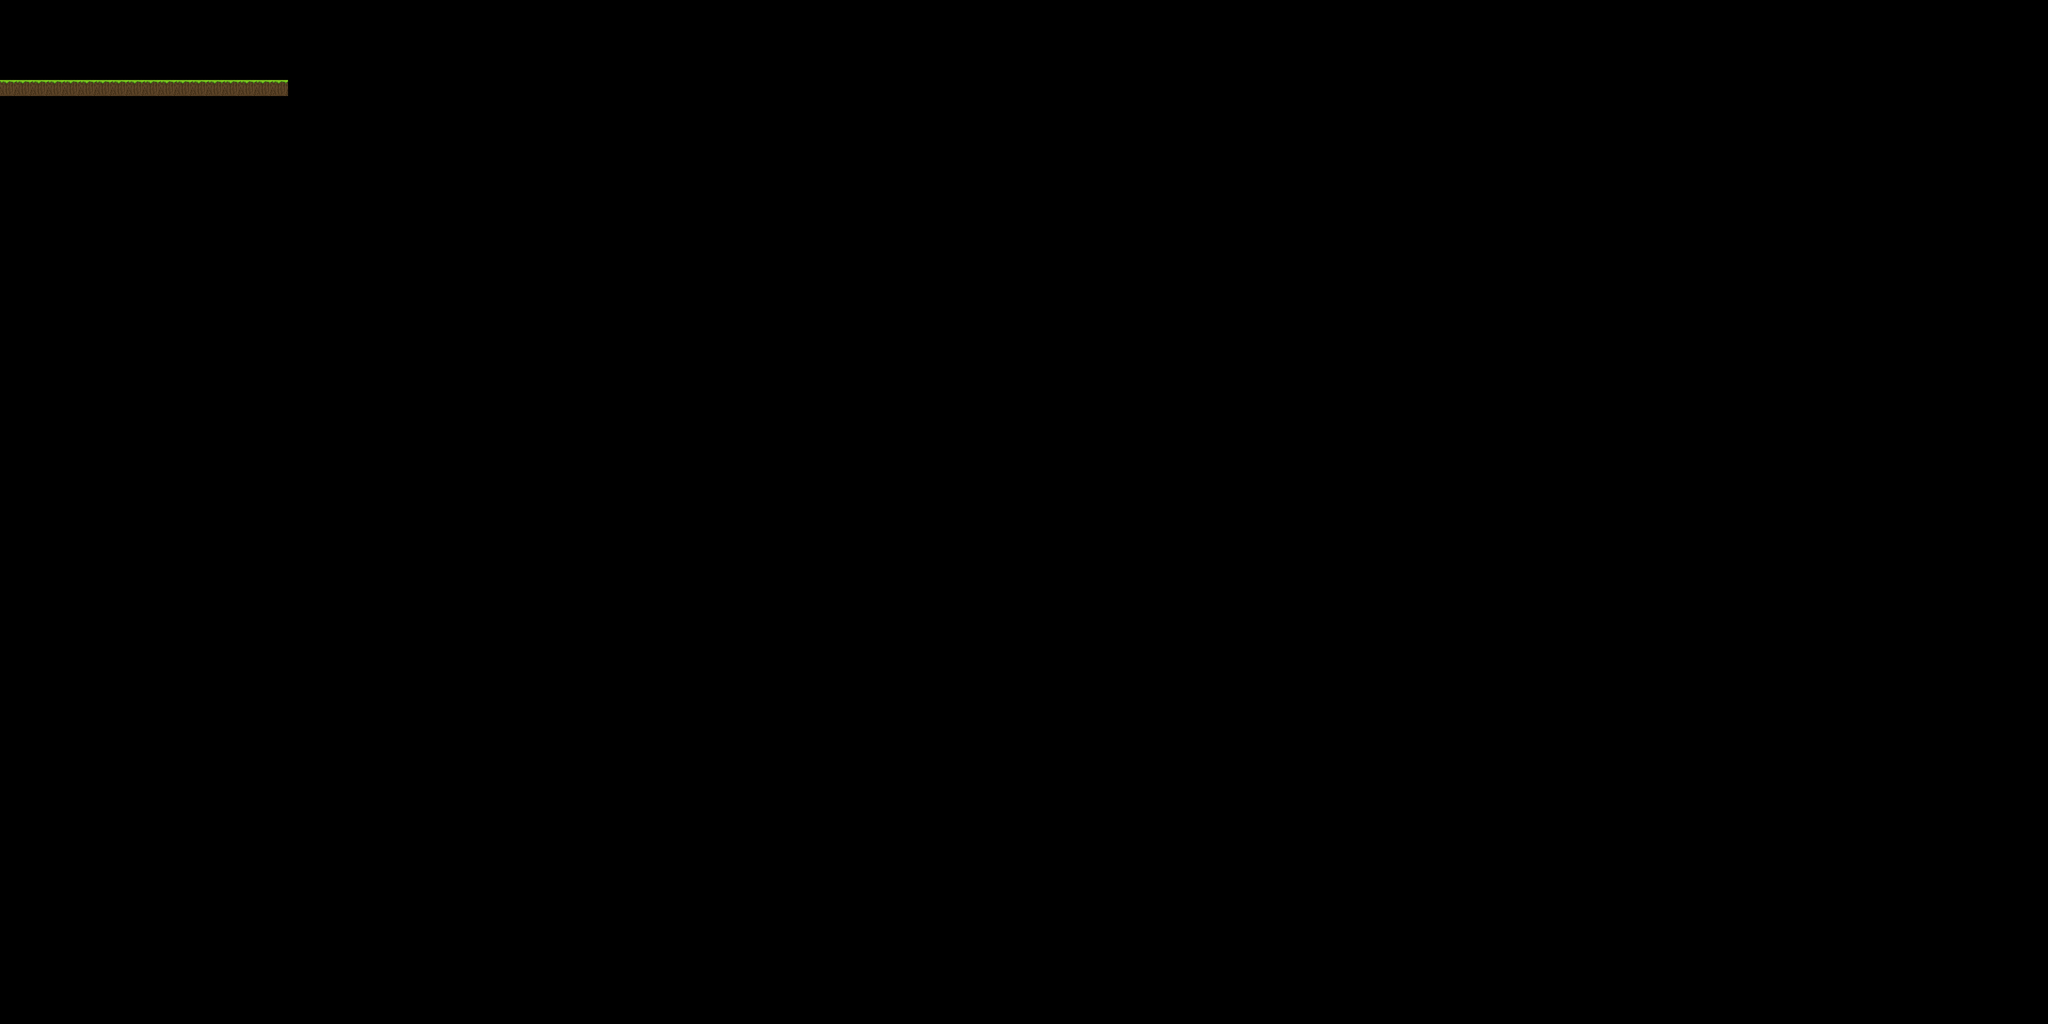

A level layout from a 2D game, rendered from its tile map. Below: a short description, then the map file with tile-grid data replaced by summaries:
An orthogonal 128x64 tile map with 64x64 px tiles, 1 tile layer (platforms).

<map version="1.0" tiledversion="1.0.2" orientation="orthogonal" renderorder="right-down" width="128" height="64" tilewidth="64" tileheight="64" nextobjectid="1">
 <tileset firstgid="1" name="Tiles_64x64" tilewidth="64" tileheight="64" tilecount="64" columns="8">
  <image source="Tiles 64x64/Tiles_64x64.png" width="512" height="512" />
 </tileset>
 <layer name="platforms" width="128" height="64">
  <data>[8192 cells, 18 non-empty, 1 distinct tile ids]</data>
 </layer>
</map>
